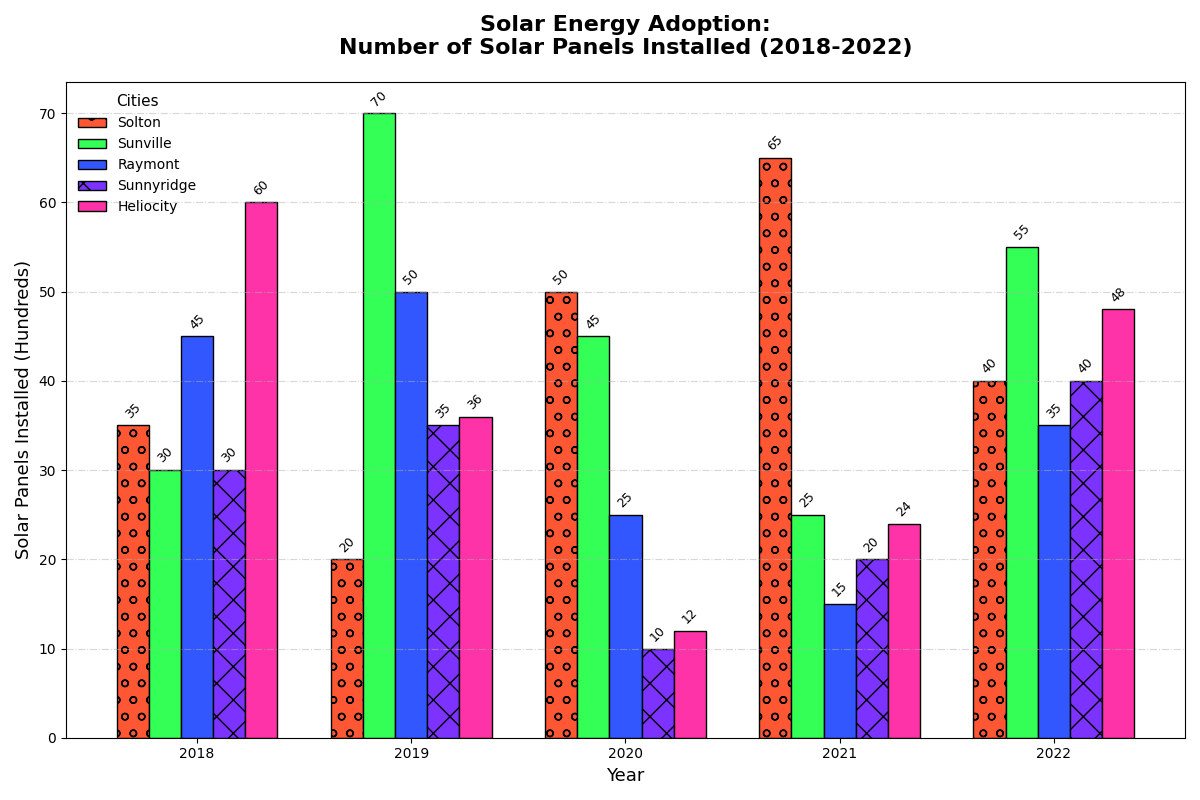

Source code (Python):
import matplotlib.pyplot as plt
import numpy as np

cities = ['Solton', 'Sunville', 'Raymont', 'Sunnyridge', 'Heliocity']
years = [2018, 2019, 2020, 2021, 2022]

# Randomly altered the content within the dataset
solar_installs = np.array([
    [35, 20, 50, 65, 40],
    [30, 70, 45, 25, 55],
    [45, 50, 25, 15, 35],
    [30, 35, 10, 20, 40],
    [60, 36, 12, 24, 48]
])

bar_width = 0.15
x = np.arange(len(years))

fig, ax = plt.subplots(figsize=(12, 8))

colors = ['#FF5733', '#33FF57', '#3357FF', '#7D33FF', '#FF33A8']
styles = ['o', '^', 's', 'x', 'D']

for i, city in enumerate(cities):
    ax.bar(x + i * bar_width, solar_installs[i], width=bar_width, label=city, color=colors[i], edgecolor='black', hatch=styles[i])

ax.set_title('Solar Energy Adoption:\nNumber of Solar Panels Installed (2018-2022)', fontsize=16, fontweight='bold', pad=20)
ax.set_xlabel('Year', fontsize=13)
ax.set_ylabel('Solar Panels Installed (Hundreds)', fontsize=13)
ax.set_xticks(x + bar_width * 2)
ax.set_xticklabels(years)

ax.legend(title='Cities', fontsize=10, title_fontsize='11', loc='upper left', frameon=False)
ax.grid(axis='y', linestyle='-.', alpha=0.5)

for i in range(len(cities)):
    for j in range(len(years)):
        ax.text(x[j] + i * bar_width, solar_installs[i, j] + 0.5, str(solar_installs[i, j]), ha='center', va='bottom', fontsize=9, rotation=45)

plt.tight_layout()
plt.show()
